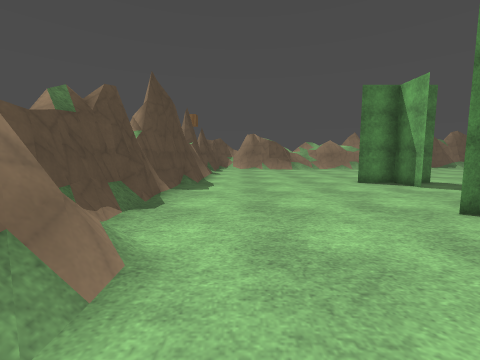
[1] (above)

18 first-person views from a walk through a 3-D level made in the Godot game engine. The camera is 1.2 m above the floor, tilts 6° down and sees 90° across. The floor is counted in squares, 1.2 m on a side. Each view is taken from the middle of a square. On the plan, view 1 faces up. The plan holds only what a view shows up to about 11 squares ahead; the rest is blank. The place goes on beyond the plan. Some surface patterns are stand-ins.

[2]
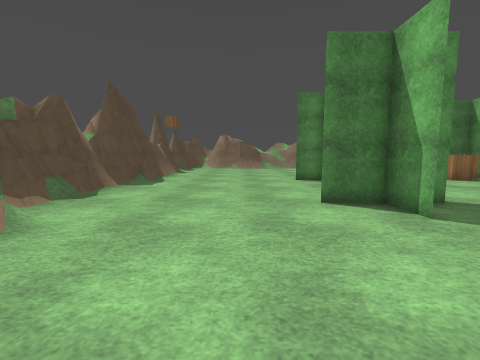

[3]
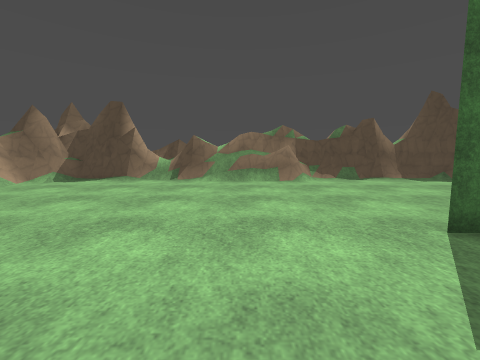

[4]
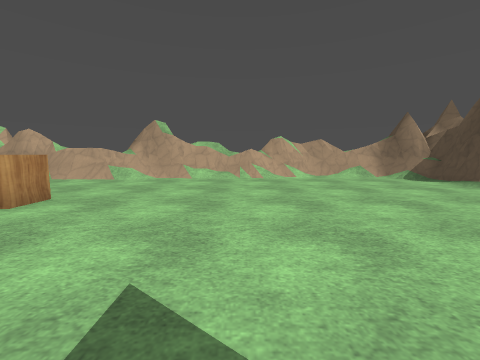

[5]
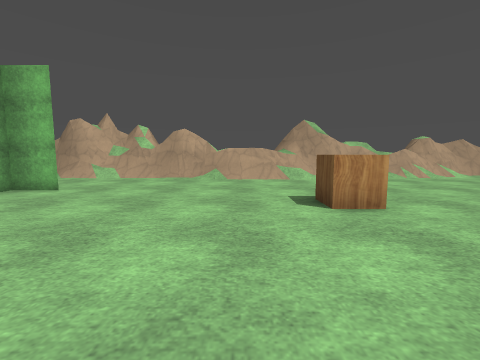

[6]
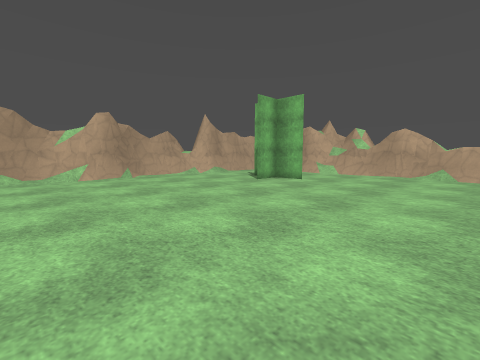

[7]
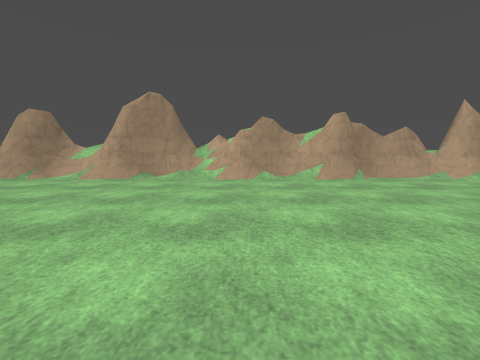

[8]
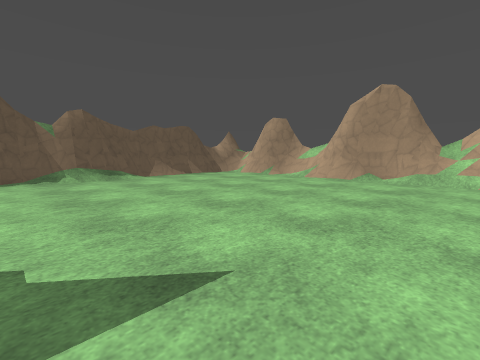

[9]
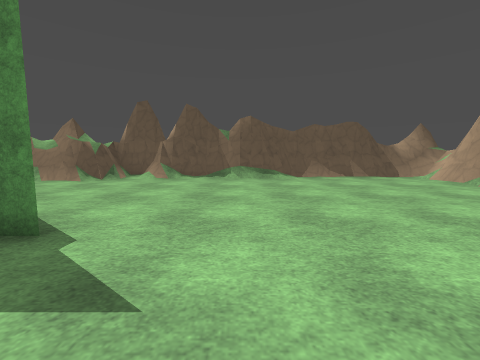

[10]
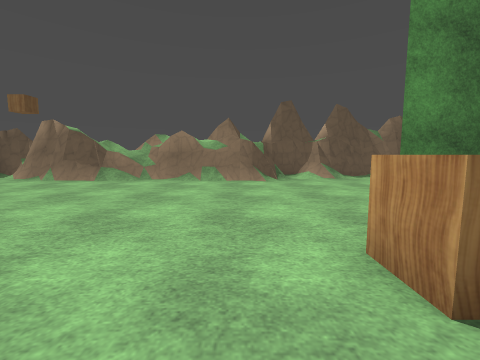

[11]
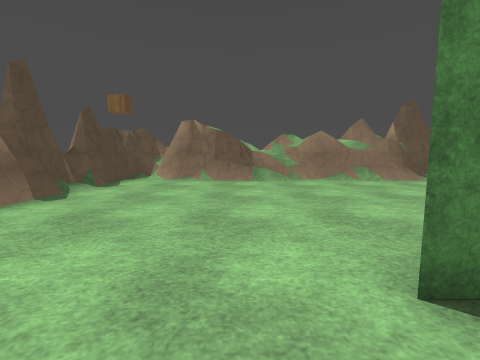

[12]
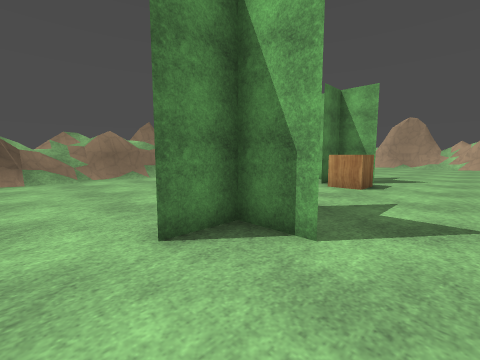

[13]
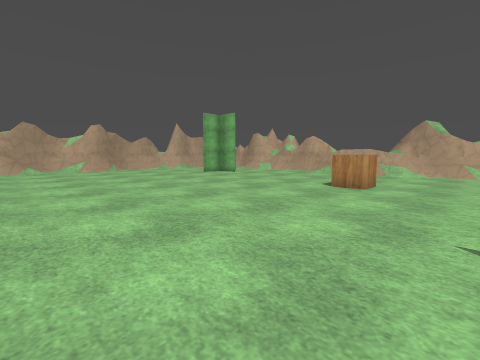

[14]
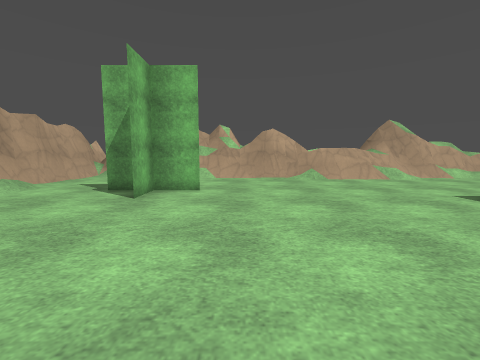

[15]
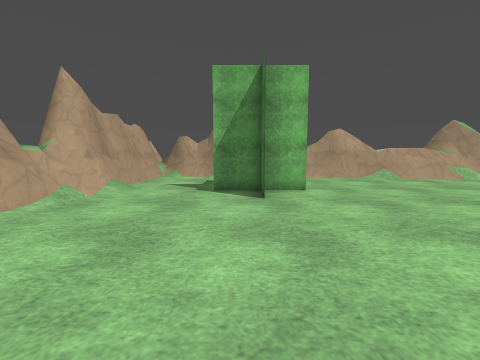

[16]
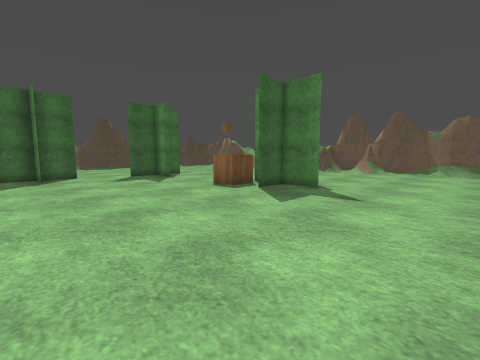

[17]
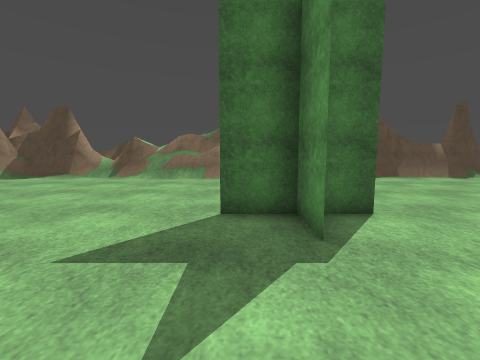

[18]
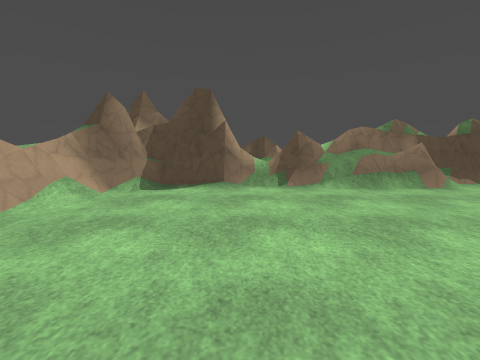

### Floor plan
Key: @ floor where view 1 was taken; # wall or solid block; . floor; = window, fence, low wall or low ledge; ^ raised ledge; T tree; B box.
Columns run from 4 left of view 1 to 25 right of it. Each row starts with its distance up from view 1.
 18   ###  #####  ################
 17   #.####==#####.............=#
 16   #...==.... =..............##
 15   #.........................#
 14   #.........................##
 13   #.........................=#
 12   #.........................##
 11   #.............T...........#
 10   #.............TT..........#
  9   #......TT....BT...........##
  8  ##.......T.................##
  7  #=.........................=#
  6  ##.........................##
  5  #=......T..................##
  4  #=.....TTT.................#
  3 ##=......T..................#
  2 ##=.........................#
  1  ^=.........................#
  0 ==#.@.......................#
 -1 #==.........................#
 -2 ==#............B............#
 -3 ##=....................T....#
 -4 ###....................TT...#
 -5  ##.........................#
 -6   #.........................#
 -7   ##..... =. ===#####==#=...#
 -8    ##===#########  ##########
 -9     ###

Positions as (right, up) in squares from view 1, and headings:
1: (0, 0), facing up
2: (2, -1), facing up
3: (8, 0), facing left
4: (6, 3), facing down
5: (13, 3), facing down
6: (13, 5), facing down-right
7: (14, 6), facing right
8: (14, 7), facing up-right
9: (16, 7), facing up
10: (9, 7), facing up
11: (3, 7), facing up
12: (3, 6), facing up-right
13: (8, 6), facing down-right
14: (17, 3), facing down
15: (20, 3), facing down
16: (17, 3), facing up-left
17: (9, 3), facing left
18: (6, -4), facing left
